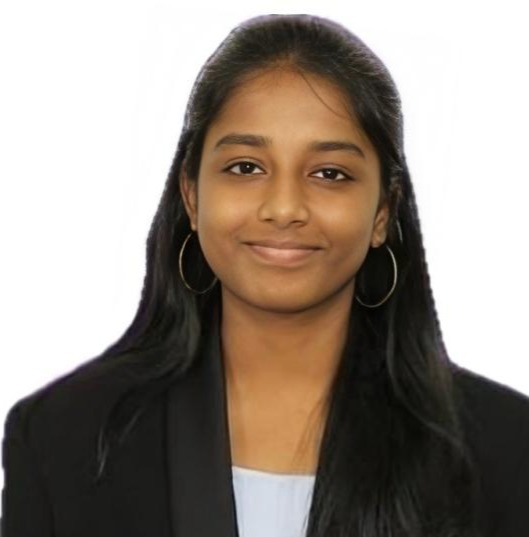
#> input picture img3.JPG, 529 x 537 px, given as the content of the folder ../img3.JPG, which was not available
$ python -i train.py   (imports and definitions only)
#> lines starting #> are read from the running program, lines starting #| are printed output that depends on the picture
import os
import numpy as np
import cv2
from PIL import Image
import tkinter.messagebox as mess
from utils.file_utils import assure_path_exists

def TrainImages(message1, message):
    check_haarcascadefile()
    assure_path_exists("TrainingImageLabel/")

    recognizer = cv2.face.LBPHFaceRecognizer_create()
    detector = cv2.CascadeClassifier("haarcascade_frontalface_default.xml")
    faces, IDs = getImagesAndLabels("TrainingImage")

    if not faces:
        mess._show(title='No Registrations', message='Please Register someone first!!!')
        return

    recognizer.train(faces, np.array(IDs))
    recognizer.save("TrainingImageLabel/Trainner.yml")
    message1.configure(text="Profile Saved Successfully")
    message.configure(text=f"Total Registrations till now  : {IDs[0]}")

def getImagesAndLabels(path):
#> called with path = '../img3.JPG'
    imagePaths = [os.path.join(path, f) for f in os.listdir(path)]
    faces, IDs = [], []
    for imagePath in imagePaths:
        pilImage = Image.open(imagePath).convert('L')
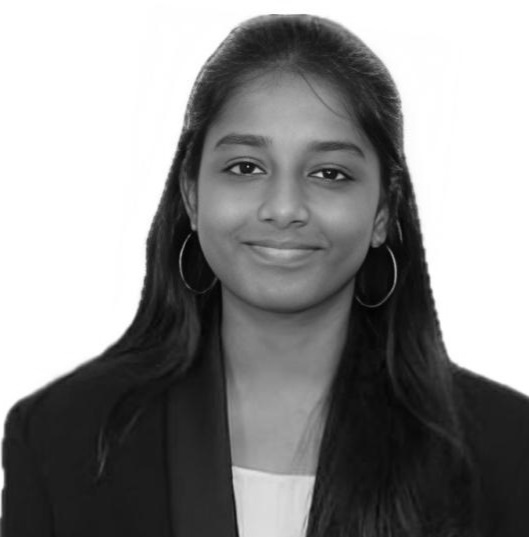
#> pilImage: PIL image 529x537 L; min 0, max 255, mean 140.5
        imageNp = np.array(pilImage, 'uint8')
#> (the run stopped early here; a loop or call above may not have finished)

$ run again, on img2.png
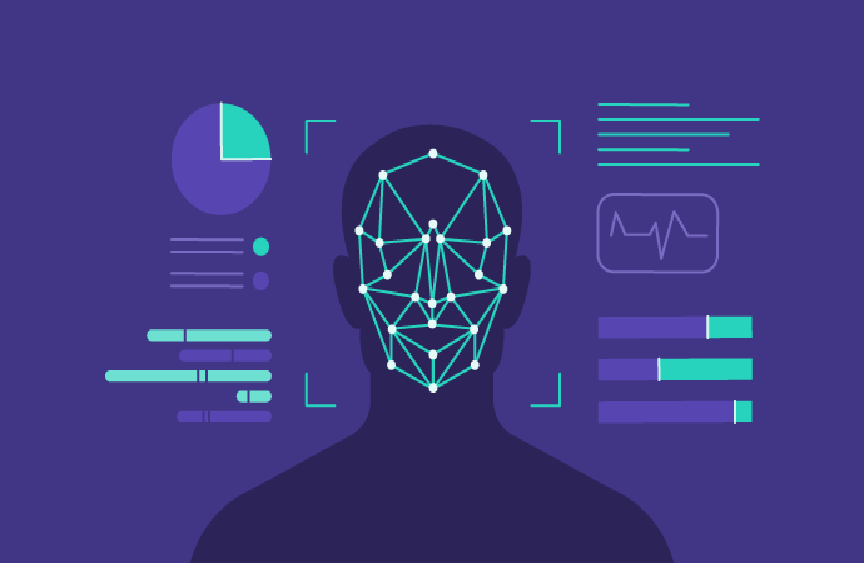
#> input picture img2.png, 866 x 563 px, given as the content of the folder ../img2.png, which was not available
#> in getImagesAndLabels, `pilImage = Image.open(imagePath).convert('L')`:
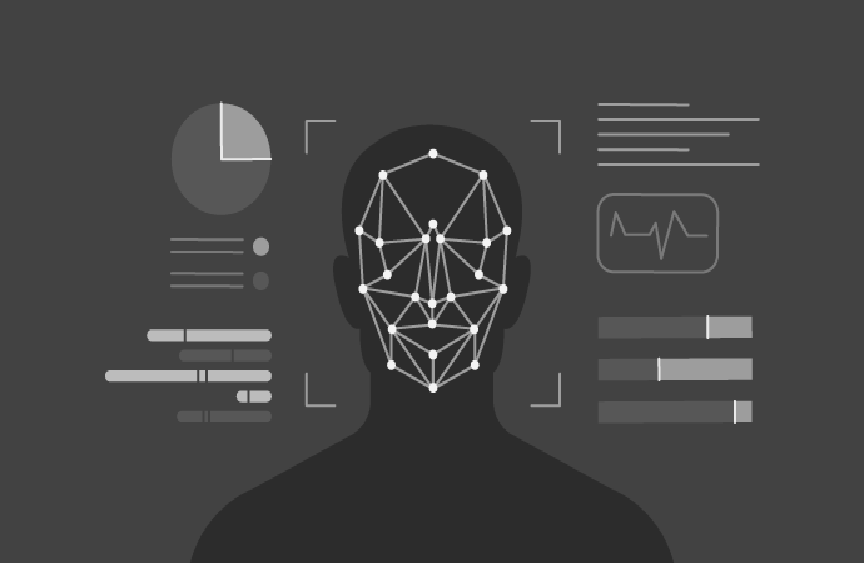
#> pilImage: PIL image 866x563 L; min 44, max 255, mean 67.5
